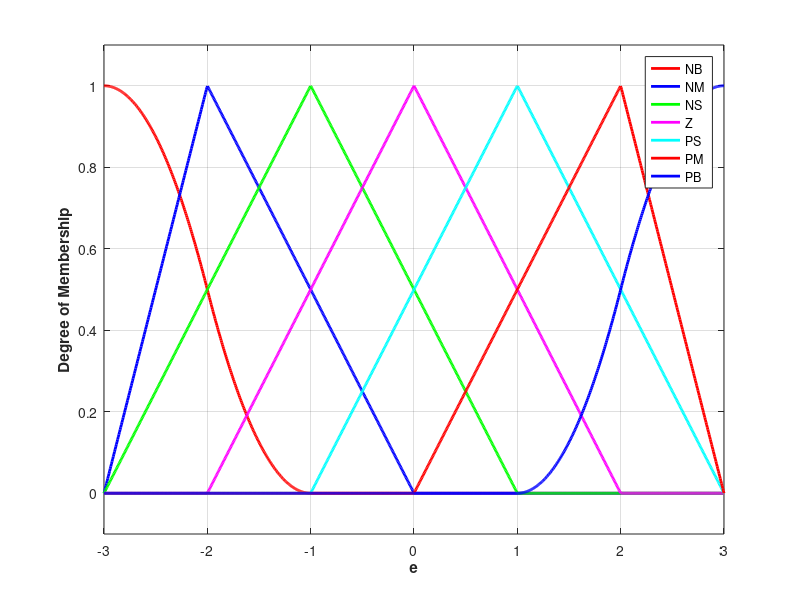
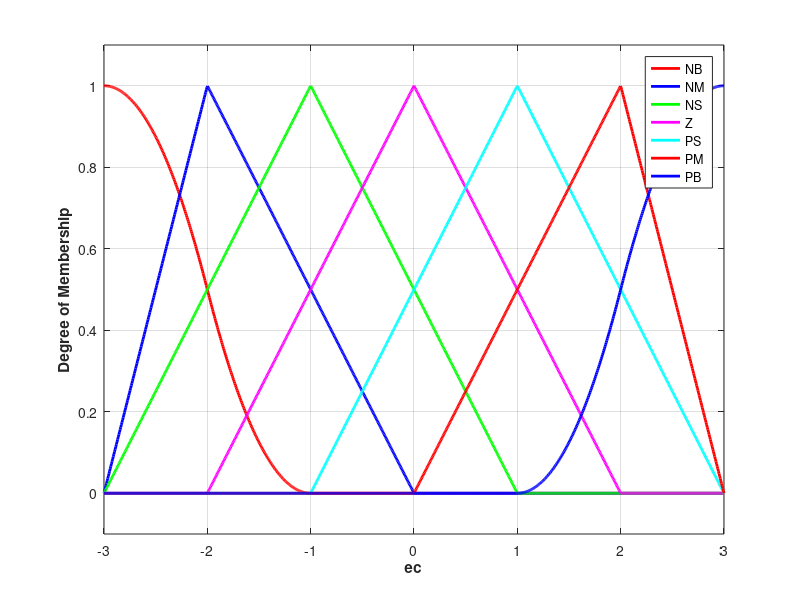
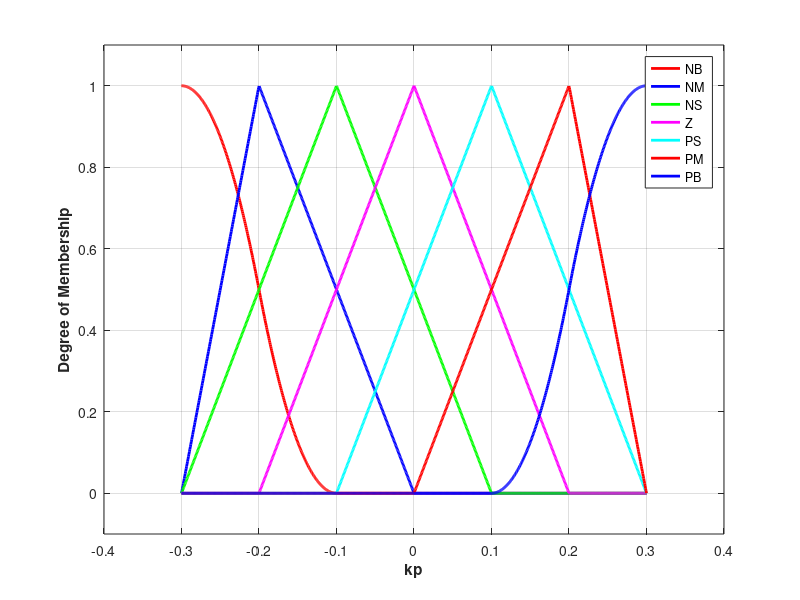
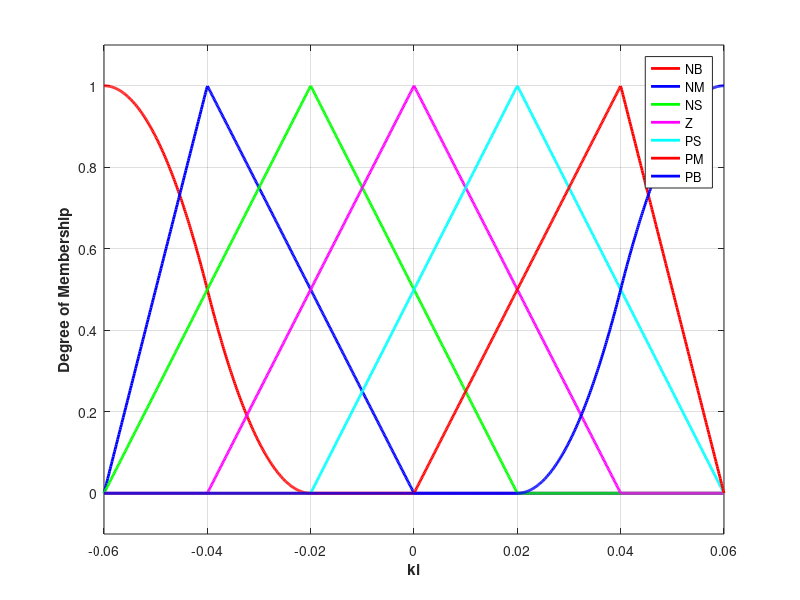

Reproduce these figures in MATLAB, in order. (Note: this script raises an error after producing the figures.)
%Fuzzy Tunning PID Control
clear all;
close all;

a=newfis('fuzzpid');

a=addvar(a,'input','e',[-3,3]);                        %Parameter e
a=addmf(a,'input',1,'NB','zmf',[-3,-1]);
a=addmf(a,'input',1,'NM','trimf',[-3,-2,0]);
a=addmf(a,'input',1,'NS','trimf',[-3,-1,1]);
a=addmf(a,'input',1,'Z','trimf',[-2,0,2]);
a=addmf(a,'input',1,'PS','trimf',[-1,1,3]);
a=addmf(a,'input',1,'PM','trimf',[0,2,3]);
a=addmf(a,'input',1,'PB','smf',[1,3]);

a=addvar(a,'input','ec',[-3,3]);                       %Parameter ec
a=addmf(a,'input',2,'NB','zmf',[-3,-1]);
a=addmf(a,'input',2,'NM','trimf',[-3,-2,0]);
a=addmf(a,'input',2,'NS','trimf',[-3,-1,1]);
a=addmf(a,'input',2,'Z','trimf',[-2,0,2]);
a=addmf(a,'input',2,'PS','trimf',[-1,1,3]);
a=addmf(a,'input',2,'PM','trimf',[0,2,3]);
a=addmf(a,'input',2,'PB','smf',[1,3]);

a=addvar(a,'output','kp',[-0.3,0.3]);                   %Parameter kp
a=addmf(a,'output',1,'NB','zmf',[-0.3,-0.1]);
a=addmf(a,'output',1,'NM','trimf',[-0.3,-0.2,0]);
a=addmf(a,'output',1,'NS','trimf',[-0.3,-0.1,0.1]);
a=addmf(a,'output',1,'Z','trimf',[-0.2,0,0.2]);
a=addmf(a,'output',1,'PS','trimf',[-0.1,0.1,0.3]);
a=addmf(a,'output',1,'PM','trimf',[0,0.2,0.3]);
a=addmf(a,'output',1,'PB','smf',[0.1,0.3]);

a=addvar(a,'output','ki',[-0.06,0.06]);             %Parameter ki
a=addmf(a,'output',2,'NB','zmf',[-0.06,-0.02]);
a=addmf(a,'output',2,'NM','trimf',[-0.06,-0.04,0]);
a=addmf(a,'output',2,'NS','trimf',[-0.06,-0.02,0.02]);
a=addmf(a,'output',2,'Z','trimf',[-0.04,0,0.04]);
a=addmf(a,'output',2,'PS','trimf',[-0.02,0.02,0.06]);
a=addmf(a,'output',2,'PM','trimf',[0,0.04,0.06]);
a=addmf(a,'output',2,'PB','smf',[0.02,0.06]);

a=addvar(a,'output','kd',[-3,3]);                   %Parameter kp
a=addmf(a,'output',3,'NB','zmf',[-3,-1]);
a=addmf(a,'output',3,'NM','trimf',[-3,-2,0]);
a=addmf(a,'output',3,'NS','trimf',[-3,-1,1]);
a=addmf(a,'output',3,'Z','trimf',[-2,0,2]);
a=addmf(a,'output',3,'PS','trimf',[-1,1,3]);
a=addmf(a,'output',3,'PM','trimf',[0,2,3]);
a=addmf(a,'output',3,'PB','smf',[1,3]);

rulelist=[1 1 7 1 5 1 1;
			 1 2 7 1 3 1 1;
          1 3 6 2 1 1 1;
          1 4 6 2 1 1 1;
          1 5 5 3 1 1 1;
          1 6 4 4 2 1 1;
          1 7 4 4 5 1 1;
          
          2 1 7 1 5 1 1;
          2 2 7 1 3 1 1;
          2 3 6 2 1 1 1;
          2 4 5 3 2 1 1;
          2 5 5 3 2 1 1;
          2 6 4 4 3 1 1;
          2 7 3 4 4 1 1;
          
          3 1 6 1 4 1 1;
          3 2 6 2 3 1 1;
          3 3 6 3 2 1 1;
          3 4 5 3 2 1 1;
          3 5 4 4 3 1 1;
          3 6 3 5 3 1 1;
          3 7 3 5 4 1 1;
          
          4 1 6 2 4 1 1;
          4 2 6 2 3 1 1;
          4 3 5 3 3 1 1;
          4 4 4 4 3 1 1;
          4 5 3 5 3 1 1;
          4 6 2 6 3 1 1;
          4 7 2 6 4 1 1;
          
          5 1 5 2 4 1 1;
          5 2 5 3 4 1 1;
          5 3 4 4 4 1 1;
          5 4 3 5 4 1 1;
          5 5 3 5 4 1 1;
          5 6 2 6 4 1 1;
          5 7 2 7 4 1 1;
          
          6 1 5 4 7 1 1;
          6 2 4 4 5 1 1;
          6 3 3 5 5 1 1;
          6 4 2 5 5 1 1;
          6 5 2 6 5 1 1;
          6 6 2 7 5 1 1; 
          6 7 1 7 7 1 1;

          7 1 4 4 7 1 1; 
          7 2 4 4 6 1 1;
          7 3 2 5 6 1 1;
          7 4 2 6 6 1 1;
          7 5 2 6 5 1 1;
          7 6 1 7 5 1 1;
          7 7 1 7 7 1 1];
       
a=addrule(a,rulelist);
a=setfis(a,'DefuzzMethod','centroid');
writefis(a,'fuzzpid');

a=readfis('fuzzpid');

figure(1);
plotmf(a,'input',1);
figure(2);
plotmf(a,'input',2);
figure(3);
plotmf(a,'output',1);
figure(4);
plotmf(a,'output',2);
figure(5);
plotmf(a,'output',3);
figure(6);
plotfis(a);

fuzzy fuzzpid;
showrule(a);
ruleview fuzzpid;
